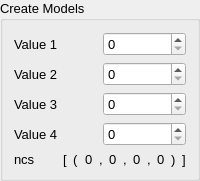
         <widget class="QGroupBox" name="CreateModels">
          <property name="font">
           <font>
            <pointsize>10</pointsize>
           </font>
          </property>
          <property name="title">
           <string>Create Models</string>
          </property>
          <layout class="QVBoxLayout" name="verticalLayout_17">
           <item>
            <layout class="QHBoxLayout" name="horizontalLayout_14">
             <item>
              <layout class="QVBoxLayout" name="verticalLayout_18">
               <item>
                <widget class="QLabel" name="label_70">
                 <property name="text">
                  <string>Value 1</string>
                 </property>
                </widget>
               </item>
               <item>
                <widget class="QLabel" name="label_71">
                 <property name="text">
                  <string>Value 2</string>
                 </property>
                </widget>
               </item>
               <item>
                <widget class="QLabel" name="label_72">
                 <property name="text">
                  <string>Value 3</string>
                 </property>
                </widget>
               </item>
               <item>
                <widget class="QLabel" name="label_73">
                 <property name="text">
                  <string>Value 4</string>
                 </property>
                </widget>
               </item>
              </layout>
             </item>
             <item>
              <layout class="QVBoxLayout" name="verticalLayout_19">
               <item>
                <widget class="QSpinBox" name="spinBox_19">
                 <property name="maximum">
                  <number>20</number>
                 </property>
                </widget>
               </item>
               <item>
                <widget class="QSpinBox" name="spinBox_20">
                 <property name="maximum">
                  <number>20</number>
                 </property>
                </widget>
               </item>
               <item>
                <widget class="QSpinBox" name="spinBox_21">
                 <property name="maximum">
                  <number>20</number>
                 </property>
                </widget>
               </item>
               <item>
                <widget class="QSpinBox" name="spinBox_22">
                 <property name="maximum">
                  <number>20</number>
                 </property>
                </widget>
               </item>
              </layout>
             </item>
            </layout>
           </item>
           <item>
            <layout class="QHBoxLayout" name="horizontalLayout_15">
             <item>
              <widget class="QLabel" name="label_74">
               <property name="text">
                <string>ncs</string>
               </property>
              </widget>
             </item>
             <item>
              <layout class="QHBoxLayout" name="horizontalLayout_16">
               <item>
                <widget class="QLabel" name="label_75">
                 <property name="text">
                  <string>[</string>
                 </property>
                </widget>
               </item>
               <item>
                <widget class="QLabel" name="label_76">
                 <property name="text">
                  <string>(</string>
                 </property>
                </widget>
               </item>
               <item>
                <widget class="QLabel" name="label_77">
                 <property name="text">
                  <string>0</string>
                 </property>
                </widget>
               </item>
               <item>
                <widget class="QLabel" name="label_78">
                 <property name="text">
                  <string>,</string>
                 </property>
                </widget>
               </item>
               <item>
                <widget class="QLabel" name="label_79">
                 <property name="text">
                  <string>0</string>
                 </property>
                </widget>
               </item>
               <item>
                <widget class="QLabel" name="label_83">
                 <property name="text">
                  <string>,</string>
                 </property>
                </widget>
               </item>
               <item>
                <widget class="QLabel" name="label_84">
                 <property name="text">
                  <string>0</string>
                 </property>
                </widget>
               </item>
               <item>
                <widget class="QLabel" name="label_88">
                 <property name="text">
                  <string>,</string>
                 </property>
                </widget>
               </item>
               <item>
                <widget class="QLabel" name="label_89">
                 <property name="text">
                  <string>0</string>
                 </property>
                </widget>
               </item>
               <item>
                <widget class="QLabel" name="label_90">
                 <property name="text">
                  <string>)</string>
                 </property>
                </widget>
               </item>
               <item>
                <widget class="QLabel" name="label_91">
                 <property name="text">
                  <string>]</string>
                 </property>
                </widget>
               </item>
              </layout>
             </item>
            </layout>
           </item>
          </layout>
         </widget>
